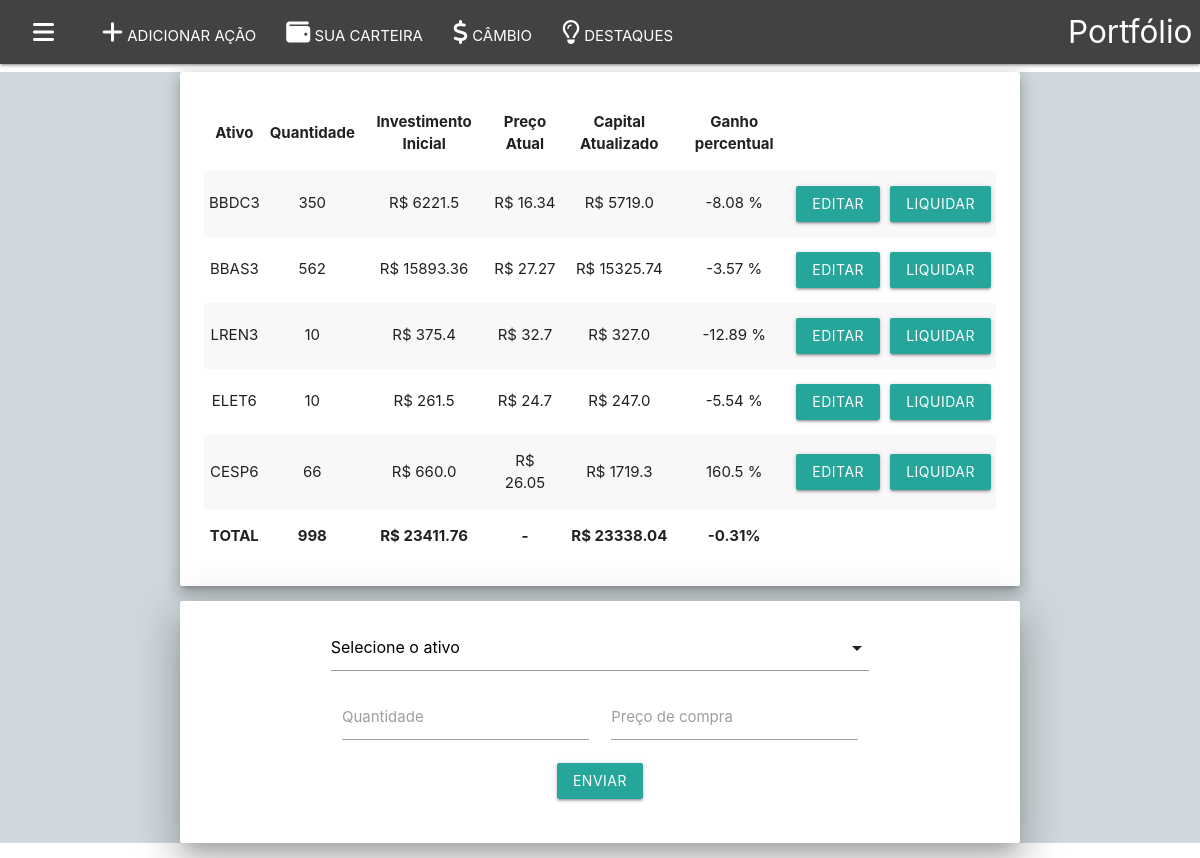
Page /wallet/ on the earlier database version.
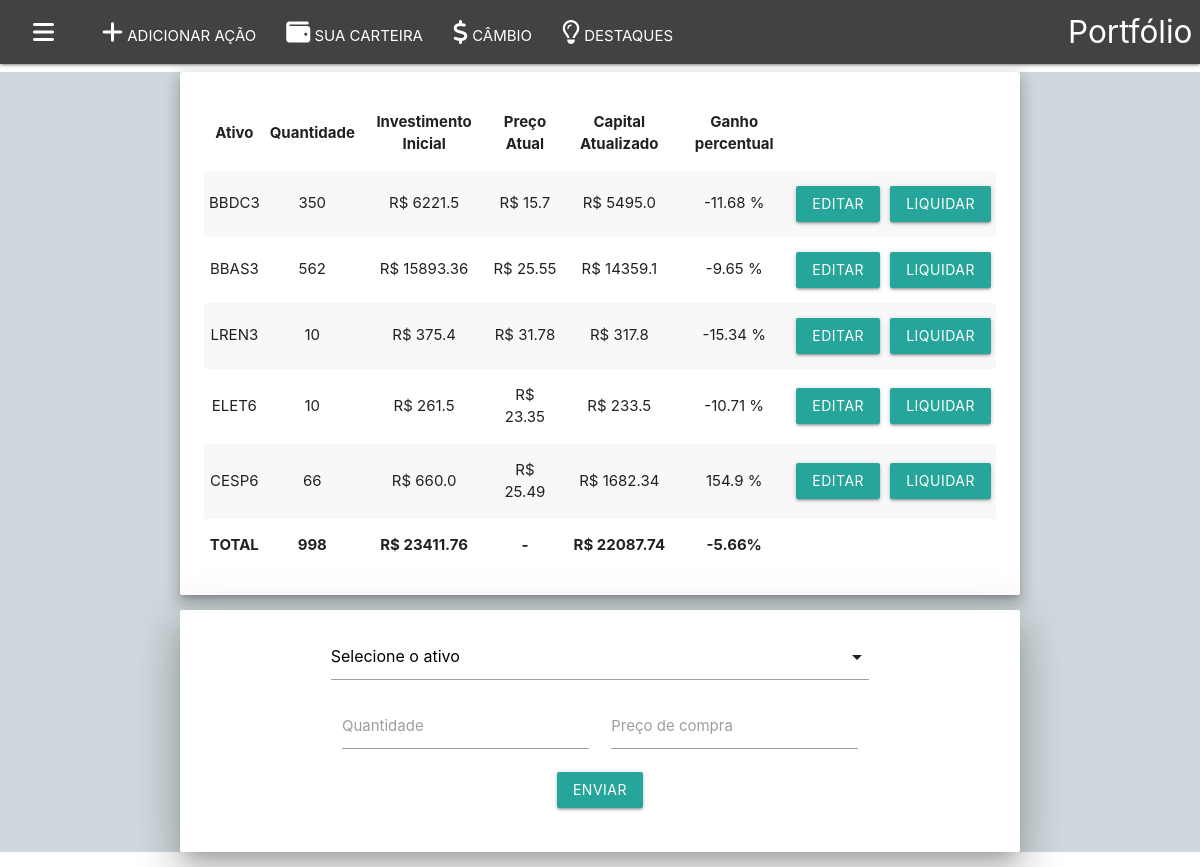
Same page on the later database version.
### accounts/models.py (models this page shows, shortened)
class Wallet(models.Model):
    stock = models.OneToOneField(Stock, unique=True, on_delete=models.CASCADE)
    investment = models.FloatField()
    money_amount = models.FloatField()
    stock_amount = models.IntegerField()
    buy_price = models.FloatField()

class Stock(models.Model):
    symbol = models.CharField(max_length = 100, unique=True)
    price = models.FloatField()
    updated = models.DateTimeField(auto_now_add=True)
    change_percent = models.FloatField(default=0.0)
    favorite = models.BooleanField(default=False);

### accounts/views.py (the view)
# urls.py: path('wallet/', views.WalletView.as_view(), name='walletpage'),
class WalletView(View):
    model = Wallet
    template_name = 'accounts/wallet.html'
    def get(self, request, *args, **kwargs):
        stocks = Stock.objects.all()
        wallet = Wallet.objects.all()
        updateWallet()
        context = {
            'stocks': stocks,
            'wallet': wallet,
        }
        return render(request, 'accounts/wallet.html', context)

### accounts/templatetags/tempfiltertags.py (called while the page is built)
@register.filter
def changePercent(value, arg):
    try:
        ans = round(((float(value)/float(arg))-1)*100,2)
        return round(ans,2)
    except (ZeroDivisionError, ValueError):
        return None

### accounts/utilities.py (called while the page is built)
def updateWallet():
    wallet = Wallet.objects.all()
    for item in wallet:
        obj = Wallet.objects.filter(pk=item.pk)
        money_amount = round(obj[0].stock.price * obj[0].stock_amount, 2)
        obj.update(money_amount=money_amount)
    return True

### accounts/templates/accounts/wallet.html (shortened to what this page needs)
{% extends './home.html' %}
{% load static %}
{% load tempfiltertags %}
{% block content %}
<div class="container">
	<div class="card-panel z-depth-3">
		<div class="card-content">
			<table id="walletTable" class="striped centered">
				<thead>
					<tr>
						<th>Ativo</th>
						<th>Quantidade</th>
						<th>Investimento Inicial</th>
						<th>Preço Atual</th>
						<th>Capital Atualizado</th>
						<th>Ganho percentual</th>
					</tr>
				</thead>
				<tbody>
					{% if wallet %}
					{% for item in wallet %}
					<tr id="wallet-{{item.pk}}">
						<td class="stock-symbol">{{item.stock.symbol}}</td>
						<td class="stock-amount">{{item.stock_amount}}</td>
						<td class="stock-investment">R$ {{item.investment}}</td>
						<td class="stock-price">R$ {{item.stock.price}}</td>
						<td class="stock-money-amount">R$ {{item.money_amount}}</td>
						<td class="stock-change-percent">{{item.money_amount|changePercent:item.investment }} %</td>
						<td><button onClick="editWallet('{{item.stock.symbol}}')" class="waves-effect waves-light btn modal-trigger" href="#modal1">EDITAR</button></td>
						<td><button onClick="deleteWallet({{item.pk}})" class="waves-effect waves-light btn">LIQUIDAR</button></td>
					</tr>
					{% endfor %}
					{% endif %}
				</tbody>
			</table>
		</div>
	</div>
</div>
<div class="container">
	<div class="card-panel z-depth-5">
		<div class="card-content">
			<div class="row">
				<form id="createWallet" action="" method="" autocomplete="off">
					<div class="col s12">
						<div class="container">
							<div class="input-field col s6">
								<input name="stock_amount" id="stock_amount" type="number" class="validate">
								<label for="stock_amount">Quantidade</label>
							</div>
							<div class="input-field col s6">
								<input name="buy_price" id="buy_price" type="number" step="0.01" class="validate">
								<label for="buy_price">Preço de compra</label>
							</div>
							<div class="center">
								<button class="center btn" type="submit">Enviar</button>
							</div>
						</form>
					</div>
				</div>
			</div>
		</div>
	</div>
{% endblock content%}

### accounts/templates/accounts/home.html (shortened to what this page needs)
{% load static %}
<!DOCTYPE html>
<html lang="en">
  <head>
    <link
      rel="stylesheet"
      href="https://cdnjs.cloudflare.com/ajax/libs/materialize/1.0.0/css/materialize.min.css"
    />
    <link rel="stylesheet" type="text/css" href="{% static '/css/home.css'%}" />
  </head>
  <body>
    <nav>
      <div class="nav-wrapper grey darken-3">
        <a href="{% url 'homepage' %}" class="brand-logo right">Portfólio</a>
        <ul id="nav-mobile" class="left hide-on-med-and-down">
          <li class="sidenav-trigger" data-target="slide-out">
            <a class=""
              ><i class="fas fa-bars"></i
            ></a>
          </li>
          <li><a href="{% url 'addstockpage' %}"><i class="fas fa-plus"></i> ADICIONAR AÇÃO</a></li>
          <li><a href="{% url 'walletpage' %}"><i class="fas fa-wallet"></i> SUA CARTEIRA</a></li>
          <li><a href="{% url 'forexpage' %}"><i class="fas fa-dollar-sign"></i> CÂMBIO</a></li>
          <li><a href="#destaques"><i class="far fa-lightbulb"></i> DESTAQUES</a></li>
        </ul>
      </div>
    </nav>
    <div class="blue-grey lighten-4">
      {% block content %}{% endblock content %}
  </body>
</html>

Differences in the rows shown:
changed Wallet "BBDC3": stock.price "16.34" → "15.7"; money_amount "5719.0" → "5495.0"; money_amount|changePercent "-8.08" → "-11.68"
changed Wallet "BBAS3": stock.price "27.27" → "25.55"; money_amount "15325.74" → "14359.1"; money_amount|changePercent "-3.57" → "-9.65"
changed Wallet "LREN3": stock.price "32.7" → "31.78"; money_amount "327.0" → "317.8"; money_amount|changePercent "-12.89" → "-15.34"
changed Wallet "ELET6": stock.price "24.7" → "23.35"; money_amount "247.0" → "233.5"; money_amount|changePercent "-5.54" → "-10.71"
changed Wallet "CESP6": stock.price "26.05" → "25.49"; money_amount "1719.3" → "1682.34"; money_amount|changePercent "160.5" → "154.9"
Other differences:
text written by a page script: "TOTAL 998 R$ 23411.76 - R$ 23338.04 -0.31%" → "TOTAL 998 R$ 23411.76 - R$ 22087.74 -5.66%"
